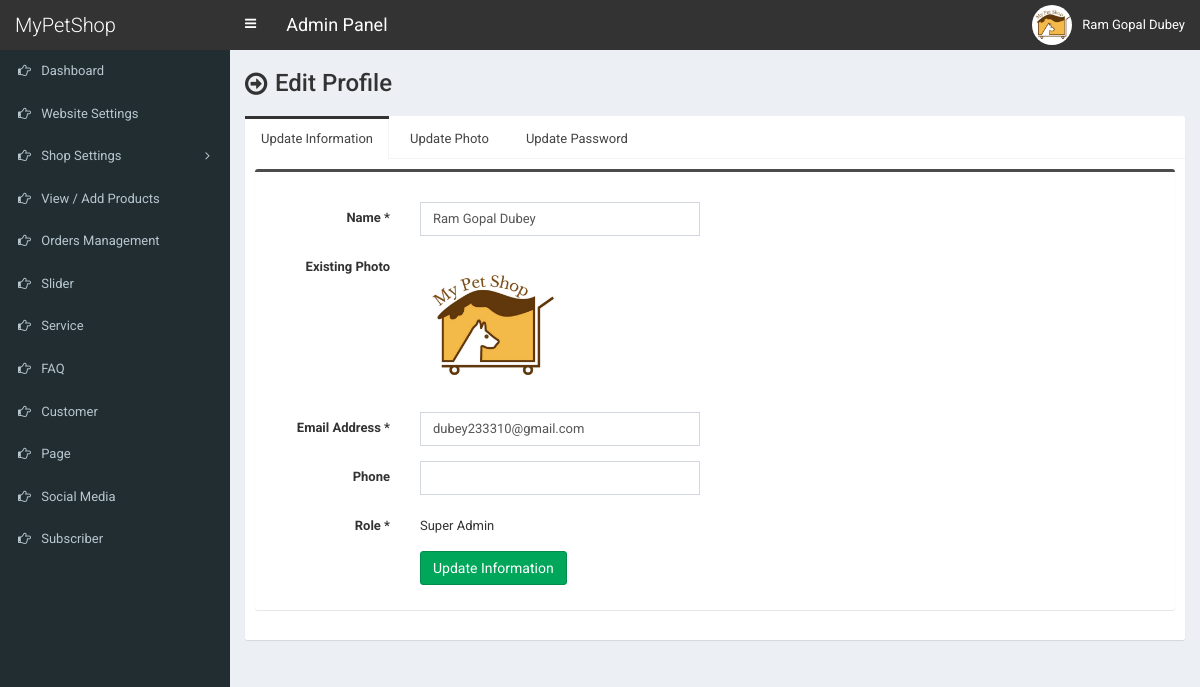
Page /admin/profile-edit.php (signed in) on the earlier database version.
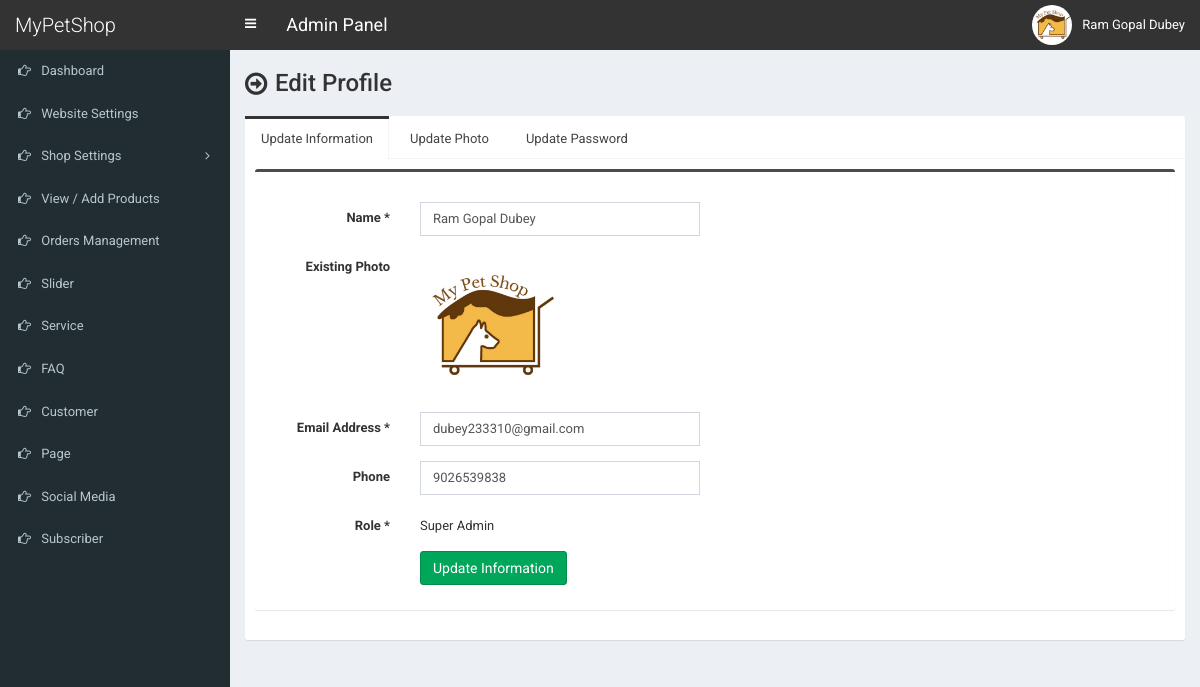
Same page on the later database version.
### tables this page shows
CREATE TABLE `tbl_user` (
  `id` int(10) NOT NULL,
  `full_name` varchar(100) NOT NULL,
  `email` varchar(255) NOT NULL,
  `phone` varchar(100) NOT NULL,
  `password` varchar(255) NOT NULL,
  `photo` varchar(255) NOT NULL,
  `role` varchar(30) NOT NULL,
  `status` varchar(10) NOT NULL
);

### admin/profile-edit.php (the view, shortened to what this page needs)
<?php require_once('header.php'); ?>
<section class="content-header">
	<div class="content-header-left">
		<h1>Edit Profile</h1>
	</div>
</section>
<?php
$statement = $pdo->prepare("SELECT * FROM tbl_user WHERE id=?");
$statement->execute(array($_SESSION['user']['id']));
$statement->rowCount();
$result = $statement->fetchAll(PDO::FETCH_ASSOC);
foreach ($result as $row) {
	$full_name = $row['full_name'];
	$email     = $row['email'];
	$phone     = $row['phone'];
	$photo     = $row['photo'];
	$role      = $row['role'];
}
?>
<section class="content">
	<div class="row">
		<div class="col-md-12">
				<div class="nav-tabs-custom">
					<ul class="nav nav-tabs">
						<li class="active"><a href="#tab_1" data-toggle="tab">Update Information</a></li>
						<li><a href="#tab_2" data-toggle="tab">Update Photo</a></li>
						<li><a href="#tab_3" data-toggle="tab">Update Password</a></li>
					</ul>
					<div class="tab-content">
          				<div class="tab-pane active" id="tab_1">
							<form class="form-horizontal" action="" method="post">
							<div class="box box-info">
								<div class="box-body">
									<div class="form-group">
										<label for="" class="col-sm-2 control-label">Name <span>*</span></label>
										<?php
										if($_SESSION['user']['role'] == 'Super Admin') {
											?>
												<div class="col-sm-4">
													<input type="text" class="form-control" name="full_name" value="<?php echo $full_name; ?>">
												</div>
											<?php
										} else {
											?>
												<div class="col-sm-4" style="padding-top:7px;">
													<?php echo $full_name; ?>
												</div>
											<?php
										}
										?>
									</div>
									<div class="form-group">
							            <label for="" class="col-sm-2 control-label">Existing Photo</label>
							            <div class="col-sm-6" style="padding-top:6px;">
							                <img src="../assets/uploads/<?php echo $photo; ?>" class="existing-photo" width="140">
							            </div>
							        </div>
									<div class="form-group">
										<label for="" class="col-sm-2 control-label">Email Address <span>*</span></label>
										<?php
										if($_SESSION['user']['role'] == 'Super Admin') {
											?>
												<div class="col-sm-4">
													<input type="email" class="form-control" name="email" value="<?php echo $email; ?>">
												</div>
											<?php
										} else {
											?>
											<div class="col-sm-4" style="padding-top:7px;">
												<?php echo $email; ?>
											</div>
											<?php
										}
										?>
									</div>
									<div class="form-group">
										<label for="" class="col-sm-2 control-label">Phone </label>
										<div class="col-sm-4">
											<input type="text" class="form-control" name="phone" value="<?php echo $phone; ?>">
										</div>
									</div>
									<div class="form-group">
										<label for="" class="col-sm-2 control-label">Role <span>*</span></label>
										<div class="col-sm-4" style="padding-top:7px;">
											<?php echo $role; ?>
										</div>
									</div>
									<div class="form-group">
										<label for="" class="col-sm-2 control-label"></label>
										<div class="col-sm-6">
											<button type="submit" class="btn btn-success pull-left" name="form1">Update Information</button>
										</div>
									</div>
								</div>
							</div>
							</form>
          				</div>
          			</div>
				</div>
		</div>
	</div>
</section>
<?php require_once('footer.php'); ?>

Differences in the rows shown:
changed tbl_user "Super Admin": phone (not shown) → "9026539838"
